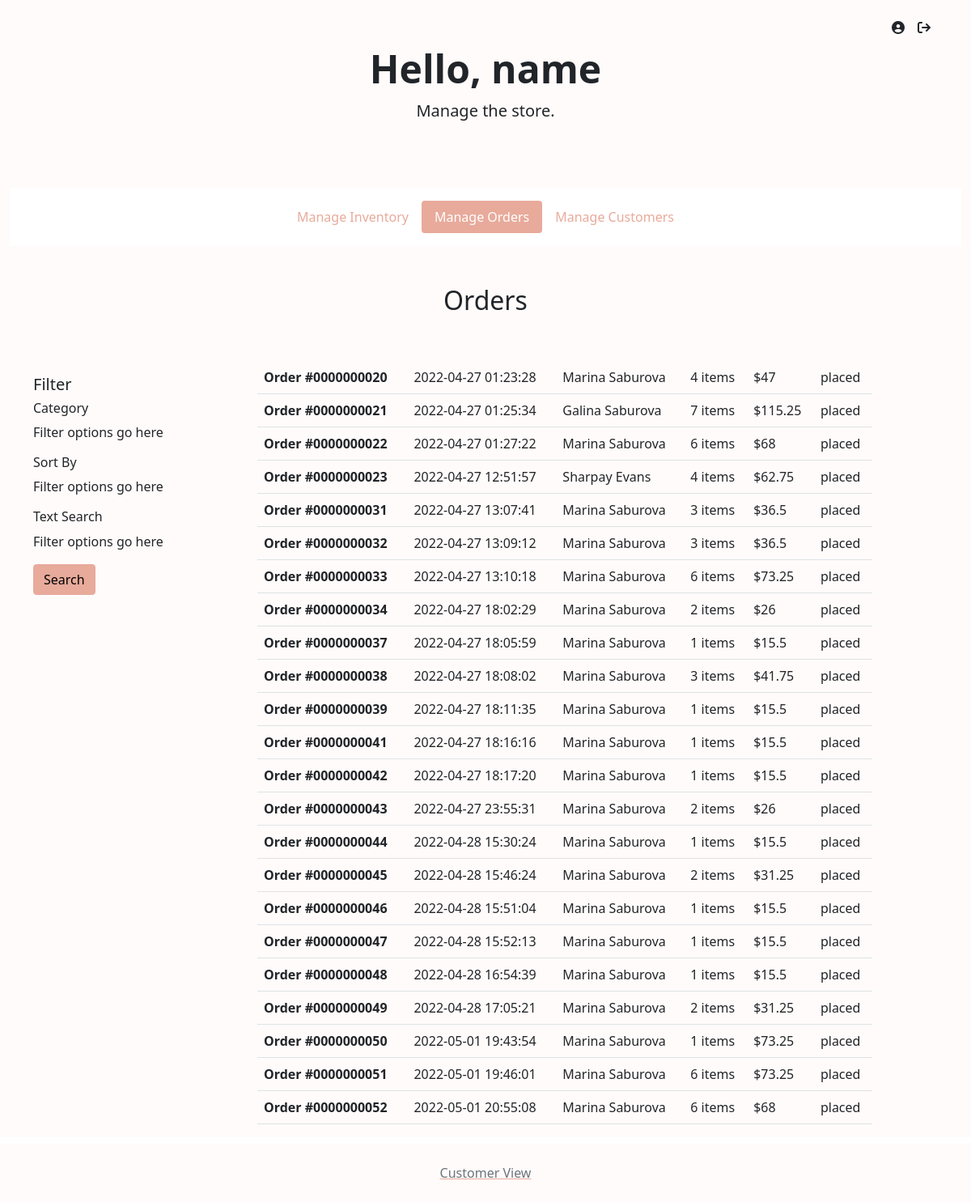
The page /admin/?action=orders (signed in) on the database as committed earlier.
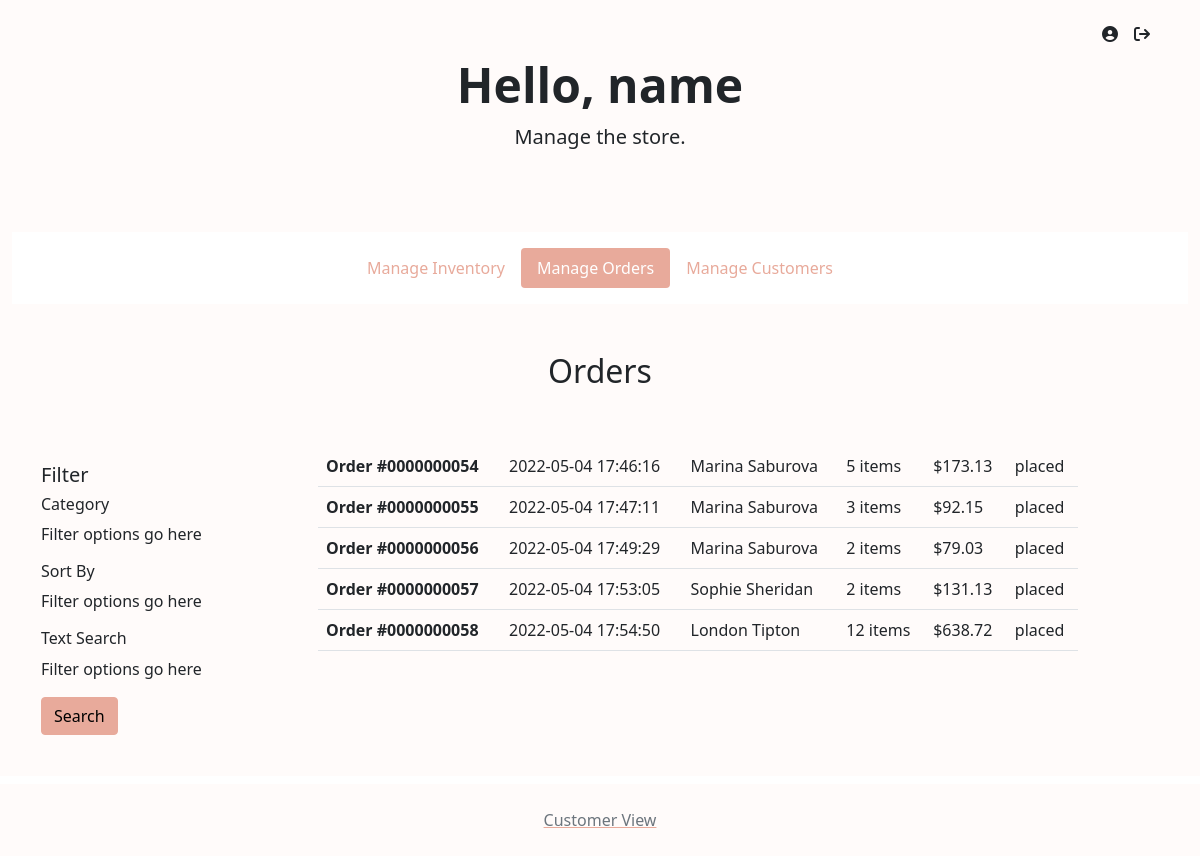
The same page on the database as committed later.
### tables this page shows
CREATE TABLE `orders` (
  `orderID` int(10) UNSIGNED ZEROFILL NOT NULL,
  `customerID` int(10) UNSIGNED ZEROFILL DEFAULT NULL,
  `email` varchar(60) NOT NULL,
  `itemsPrice` decimal(7,2) UNSIGNED NOT NULL,
  `shipping` decimal(4,2) UNSIGNED NOT NULL,
  `tax` decimal(4,2) UNSIGNED NOT NULL,
  `status` varchar(15) NOT NULL,
  `timePlaced` timestamp NOT NULL DEFAULT current_timestamp(),
  `shipFirstName` varchar(30) NOT NULL,
  `shipLastName` varchar(30) NOT NULL,
  `shipStreet` varchar(30) NOT NULL,
  `shipStreet2` varchar(30) DEFAULT NULL,
  `shipCity` varchar(30) NOT NULL,
  `shipState` char(2) NOT NULL,
  `shipZip` int(5) UNSIGNED ZEROFILL NOT NULL
);

### function/store-db.php (called while the page is built, shortened)
<?php
function getAllOrders()
{
    global $db;
    $query = 'SELECT * FROM orders';
    $statement = $db->prepare($query);
    $statement->execute();
    $orders = $statement->fetchAll();
    return $orders;
}

### function/customer-db.php (called while the page is built, shortened)
<?php
function getOrderItems($orderID)
{
    global $db;
    $query = 'SELECT `order_items`.*, `item`.`name` FROM `order_items` INNER JOIN `item` ON `order_items`.`itemID` = `item`.`itemID`  WHERE `orderID` = :orderID';
    $statement = $db->prepare($query);
    $statement->bindValue(':orderID', $orderID);
    $statement->execute();
    $items = $statement->fetchAll();
    return $items;
}
function getOrderQuantity($orderID)
{
    $items = getOrderItems($orderID);
    $quantity = 0;
    foreach ($items as $item) {
        $quantity += $item['quantity'];
    }
    return $quantity;
}

### admin/page/orders.php (the view, shortened to what this page needs)
<?php
include 'admin-view/header.php';
include 'admin-view/navigation.php';
?>
<div class="container-fluid">
    <main>
        <div class="py-5 text-center">
            <h2>Orders</h2>
        </div>
        <div class="row">
            <?php include 'admin-view/order-sidebar.php'; ?>
            <div class="col-md-7 col-lg-8">
                <table class="table">
                    <tbody>
                        <?php
                        foreach ($orders as $order) {
                            $totalPrice = $order['itemsPrice'] + $order['shipping'] + $order['tax'];
                        ?>
                            <tr>
                                <th scope="row"> <a href=".?action=order-details&orderid=<?php echo $order['orderID'] ?>#view" class="text-reset text-decoration-none">
                                        Order #<?php echo $order['orderID'] ?></a>
                                <td><?php echo $order['timePlaced'] ?></td>
                                <td><?php echo $order['shipFirstName'] . ' ' . $order['shipLastName'] ?></td>
                                <td><?php echo getOrderQuantity($order['orderID']) ?> items </td>
                                <td>$<?php echo $totalPrice ?></td>
                                <td><?php echo $order['status'] ?></td>
                            </tr>
                        <?php
                        }
                        ?>
                    </tbody>
                </table>
            </div>
    </main>
</div>
<?php
include 'admin-view/footer.php';
?>

Rows that differ between the two databases and show on the page:
removed orders: orderID "0000000020", timePlaced "2022-04-27 01:23:28", shipFirstName "Marina", shipLastName "Saburova", orderID "4", totalPrice "47", status "placed"
removed orders: orderID "0000000021", timePlaced "2022-04-27 01:25:34", shipFirstName "Galina", shipLastName "Saburova", orderID "7", totalPrice "115.25", status "placed"
removed orders: orderID "0000000022", timePlaced "2022-04-27 01:27:22", shipFirstName "Marina", shipLastName "Saburova", orderID "6", totalPrice "68", status "placed"
removed orders: orderID "0000000023", timePlaced "2022-04-27 12:51:57", shipFirstName "Sharpay", shipLastName "Evans", orderID "4", totalPrice "62.75", status "placed"
removed orders: orderID "0000000031", timePlaced "2022-04-27 13:07:41", shipFirstName "Marina", shipLastName "Saburova", orderID "3", totalPrice "36.5", status "placed"
removed orders: orderID "0000000032", timePlaced "2022-04-27 13:09:12", shipFirstName "Marina", shipLastName "Saburova", orderID "3", totalPrice "36.5", status "placed"
removed orders: orderID "0000000033", timePlaced "2022-04-27 13:10:18", shipFirstName "Marina", shipLastName "Saburova", orderID "6", totalPrice "73.25", status "placed"
removed orders: orderID "0000000034", timePlaced "2022-04-27 18:02:29", shipFirstName "Marina", shipLastName "Saburova", orderID "2", totalPrice "26", status "placed"
removed orders: orderID "0000000037", timePlaced "2022-04-27 18:05:59", shipFirstName "Marina", shipLastName "Saburova", orderID "1", totalPrice "15.5", status "placed"
removed orders: orderID "0000000038", timePlaced "2022-04-27 18:08:02", shipFirstName "Marina", shipLastName "Saburova", orderID "3", totalPrice "41.75", status "placed"
removed orders: orderID "0000000039", timePlaced "2022-04-27 18:11:35", shipFirstName "Marina", shipLastName "Saburova", orderID "1", totalPrice "15.5", status "placed"
removed orders: orderID "0000000041", timePlaced "2022-04-27 18:16:16", shipFirstName "Marina", shipLastName "Saburova", orderID "1", totalPrice "15.5", status "placed"
removed orders: orderID "0000000042", timePlaced "2022-04-27 18:17:20", shipFirstName "Marina", shipLastName "Saburova", orderID "1", totalPrice "15.5", status "placed"
removed orders: orderID "0000000043", timePlaced "2022-04-27 23:55:31", shipFirstName "Marina", shipLastName "Saburova", orderID "2", totalPrice "26", status "placed"
removed orders: orderID "0000000044", timePlaced "2022-04-28 15:30:24", shipFirstName "Marina", shipLastName "Saburova", orderID "1", totalPrice "15.5", status "placed"
removed orders: orderID "0000000045", timePlaced "2022-04-28 15:46:24", shipFirstName "Marina", shipLastName "Saburova", orderID "2", totalPrice "31.25", status "placed"
removed orders: orderID "0000000046", timePlaced "2022-04-28 15:51:04", shipFirstName "Marina", shipLastName "Saburova", orderID "1", totalPrice "15.5", status "placed"
removed orders: orderID "0000000047", timePlaced "2022-04-28 15:52:13", shipFirstName "Marina", shipLastName "Saburova", orderID "1", totalPrice "15.5", status "placed"
removed orders: orderID "0000000048", timePlaced "2022-04-28 16:54:39", shipFirstName "Marina", shipLastName "Saburova", orderID "1", totalPrice "15.5", status "placed"
removed orders: orderID "0000000049", timePlaced "2022-04-28 17:05:21", shipFirstName "Marina", shipLastName "Saburova", orderID "2", totalPrice "31.25", status "placed"
removed orders: orderID "0000000050", timePlaced "2022-05-01 19:43:54", shipFirstName "Marina", shipLastName "Saburova", orderID "1", totalPrice "73.25", status "placed"
removed orders: orderID "0000000051", timePlaced "2022-05-01 19:46:01", shipFirstName "Marina", shipLastName "Saburova", orderID "6", totalPrice "73.25", status "placed"
removed orders: orderID "0000000052", timePlaced "2022-05-01 20:55:08", shipFirstName "Marina", shipLastName "Saburova", orderID "6", totalPrice "68", status "placed"
added orders: orderID "0000000054", timePlaced "2022-05-04 17:46:16", shipFirstName "Marina", shipLastName "Saburova", orderID "5", totalPrice "173.13", status "placed"
added orders: orderID "0000000055", timePlaced "2022-05-04 17:47:11", shipFirstName "Marina", shipLastName "Saburova", orderID "3", totalPrice "92.15", status "placed"
added orders: orderID "0000000056", timePlaced "2022-05-04 17:49:29", shipFirstName "Marina", shipLastName "Saburova", orderID "2", totalPrice "79.03", status "placed"
added orders: orderID "0000000057", timePlaced "2022-05-04 17:53:05", shipFirstName "Sophie", shipLastName "Sheridan", orderID "2", totalPrice "131.13", status "placed"
added orders: orderID "0000000058", timePlaced "2022-05-04 17:54:50", shipFirstName "London", shipLastName "Tipton", orderID "12", totalPrice "638.72", status "placed"
